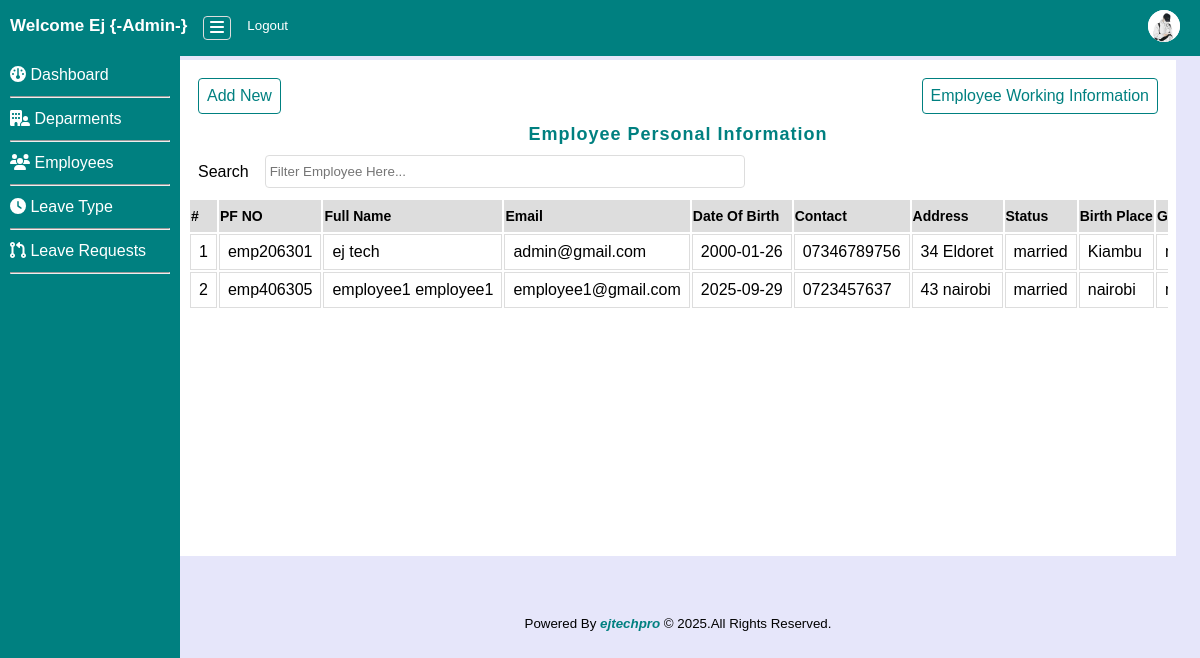
The page /admin/dboard.php?page=view_emp (signed in) on the database its author committed.
### tables this page shows
CREATE TABLE `employee` (
  `id` int NOT NULL AUTO_INCREMENT,
  `emp_id` varchar(50) NOT NULL,
  `emp_fname` varchar(100) NOT NULL,
  `emp_lname` varchar(100) NOT NULL,
  `emp_email` varchar(50) NOT NULL,
  `emp_dob` date NOT NULL,
  `emp_contact` varchar(30) NOT NULL,
  `emp_address` varchar(30) NOT NULL,
  `emp_maritalstatus` varchar(30) NOT NULL,
  `emp_birthplace` varchar(50) NOT NULL,
  `emp_gender` varchar(50) NOT NULL,
  `emp_age` int NOT NULL,
  `emp_role` varchar(50) NOT NULL,
  `emp_password` varchar(50) NOT NULL,
  `profile` varchar(255) DEFAULT NULL,
  PRIMARY KEY (`id`),
  UNIQUE KEY `emp_id` (`emp_id`),
  UNIQUE KEY `emp_email` (`emp_email`)
);

### admin/view_emp.php (the view, shortened to what this page needs)
<?php include ('../db_connect.php'); ?>
<section class="viewemp">
  <div class="viewtable table-responsive">
    <div class="empinfomation">
      <a href="dboard.php?page=add_emp">Add New</a>
      <a href="dboard.php?page=view_wkinfo">Employee Working Information</a>
    </div>
    <h4>Employee Personal Information</h4>
    <div class="searchemp">
      <label>Search</label>
      <input type="search" id="searchInput" onkeyup="searchEmployee()" placeholder="Filter Employee Here...">
    </div>
    <table id="empTable" class="table">
      <thead>
        <tr>
        <th>#</th>
        <th>PF NO</th>
        <th>Full Name</th>
        <th>Email</th>
        <th>Date Of Birth</th>
        <th>Contact</th>
        <th>Address</th>
        <th>Status</th>
        <th>Birth Place</th>
        <th>Gender</th>
        </tr>
      </thead>
      <tbody>
        <?php
         $n = 1;
        $psql = mysqli_query($conn, "SELECT * FROM employee");
        if(mysqli_num_rows($psql) > 0):
        while($row=mysqli_fetch_array($psql)):
         ?>
        <tr>
          <td><?= $n ?></td>
          <td><?= $row['emp_id'] ?></td>
          <td><?= $row['emp_fname'] .' '.$row['emp_lname'] ?></td>
          <td><?= $row['emp_email'] ?></td>
          <td><?= $row['emp_dob'] ?></td>
          <td><?= $row['emp_contact'] ?></td>
          <td><?= $row['emp_address'] ?></td>
          <td><?= $row['emp_maritalstatus'] ?></td>
          <td><?= $row['emp_birthplace'] ?></td>
          <td><?= $row['emp_gender'] ?></td>
        </tr>
        <?php $n++; endwhile; endif; ?>
      </tbody>
    </table>
  </div>
</section>

### admin/dboard.php (shortened to what this page needs)
<?php
require_once ('../db_connect.php');
?>
<!DOCTYPE html>
<html lang="en">
<head>
  <link rel="stylesheet" href="../css/style.css">
 <link rel="stylesheet" href="../inc/fontawesome/css/all.min.css">
 <link rel="stylesheet" href="../inc/fontawesome/css/fontawesome.min.css">
</head>
<body>
  <nav class="navbar">
    <div class="float-left">
   <div class="title">Welcome  <?=  ucwords($_SESSION['fname']); ?> {-Admin-}</div>
   <div class="side-toggler" id="toggler-btn"><i class="fa-solid fa-bars"></i></div>
   <div class="logout"><a href="../logout.php"><small>Logout</small></a></div>
   </div>
   <?php
   $sql = mysqli_query($conn, "SELECT * FROM employee WHERE emp_id='{$_SESSION['emp_id']}'");
       if(mysqli_num_rows($sql) > 0){
        $row = mysqli_fetch_assoc($sql);
        $profile = $row['profile'];
       }
   ?>
   <div class="user-profile">
    <a href="dboard.php?page=profile"> <img src="<?=!empty($profile) ? '../profiles/'.$profile : '../img/avatur.png'?>" alt="profile"></a>
   </div>
  </nav>
  <div class="sidebar">
    <ul>
      <li><a href="dboard.php"><i class="fa-solid fa-gauge"></i> Dashboard</a></li>
      <li><hr></li>
      <li><a href="dboard.php?page=add_dep"><i class="fa-solid fa-building-user"></i> Deparments</a></li>
      <li><hr></li>
      <li><a href="dboard.php?page=view_emp"><i class="fa-solid fa-users"></i> Employees</a></li>
      <li><hr></li>
      <li><a href="dboard.php?page=leave-type"><i class="fa-solid fa-clock-four"></i> Leave Type</a></li>
      <li><hr></li>
      <li><a href="dboard.php?page=leave-request"><i class="fa-solid fa-code-pull-request"></i> Leave Requests</a></li>
      <li><hr></li>
    </ul>
  </div>
  <div class="main-view-panel">
    <?php
    $page = isset($_GET['page']) ? $_GET['page'] : 'home';
    include ($page.'.php');
    ?>
    <div class="footer">
      <small>Powered By <span>ejtechpro</span> © <?= date("Y"); ?>.All Rights Reserved.</small>
      </div>
  </div>
</body>
</html>

### css/style.css (style rules this page uses)
* { margin: 0; padding: 0; box-sizing: border-box; }
body { font-family: 'poppins',sans-serif; background: #e6e6fa; }
nav.navbar { position: fixed; top: 0; left: 0; right: 0; display: flex; justify-content: space-between; align-items: center; background: teal; padding: 10px; z-index: 1; }
.navbar .float-left { display: flex; gap: 1rem; white-space: nowrap; }
.navbar .float-left a { color: #fff; text-decoration: none; }
.navbar .float-left .side-toggler { color: #fff; font-weight: 600; padding: 2px 6px; border: 1px solid #ddd; cursor: pointer; border-radius: 4px; }
nav .title { color: #fff; font-size: 17px; font-weight: 600; }
nav .user-profile img { width: 32px; height: 32px; border-radius: 50%; background: #fff; margin-right: 10px; }
.sidebar { padding-top: 5%; background: teal; width: 180px; height: 100vh; float: left; position: fixed; top: 0; left: 0; display: block; }
.sidebar li { list-style: none; padding: 6px 10px; }
.sidebar li a { color: #fff; text-decoration: none; }
.main-view-panel { max-width: 100%; margin-left: 15%; margin-top: 5%; margin-right: 2%; }
.viewemp { background: #fff; padding: 8px; }
.viewemp .empinfomation, .addemp .empinfomation { display: flex; justify-content: space-between; align-items: center; padding: 10px; }
.viewemp .empinfomation a, .addemp .empinfomation a { color: teal; text-decoration: none; border: 1px solid teal; padding: 8px; border-radius: 4px; }
.viewemp table { width: 100%; }
.viewemp .searchemp { display: flex; justify-content: flex-start; align-items: center; padding: 10px; gap: 1rem; }
.viewemp .searchemp input { padding: 8px 4px; border: 1px solid #ddd; outline: none; border-radius: 4px; width: 50%; }
.viewemp .viewtable { width: 100%; overflow-x: auto; min-height: 60vh; }
.viewemp .viewtable h4 { text-align: center; color: teal; font-size: 18px; font-weight: 7000; letter-spacing: 1px; }
.viewtable th { white-space: nowrap; font-size: 14px; background: #ddd; padding: 8px 1px; text-align: justify; }
.viewtable td { padding: 8px; white-space: nowrap; border: 1px solid #ddd; }
.footer { display: flex; justify-content: center; align-items: center; flex-wrap: nowrap; padding: 10px; margin-top: 5%; margin-bottom: 5%; }
.footer span { color: teal; font-weight: 600; font-style: italic; }

### rows shown on the page
employee: profile (picture), emp "emp206301", emp_fname "ej", emp_lname "tech", emp_email "admin@gmail.com", emp_dob "2000-01-26", emp_contact "07346789756", emp_address "34 Eldoret", emp_maritalstatus "married", emp_birthplace "Kiambu"
employee: emp "emp406305", emp_fname "employee1", emp_lname "employee1", emp_email "employee1@gmail.com", emp_dob "2025-09-29", emp_contact "0723457637", emp_address "43 nairobi", emp_maritalstatus "married", emp_birthplace "nairobi"

### other values the page prints
$_SESSION['fname'] "Ej"
